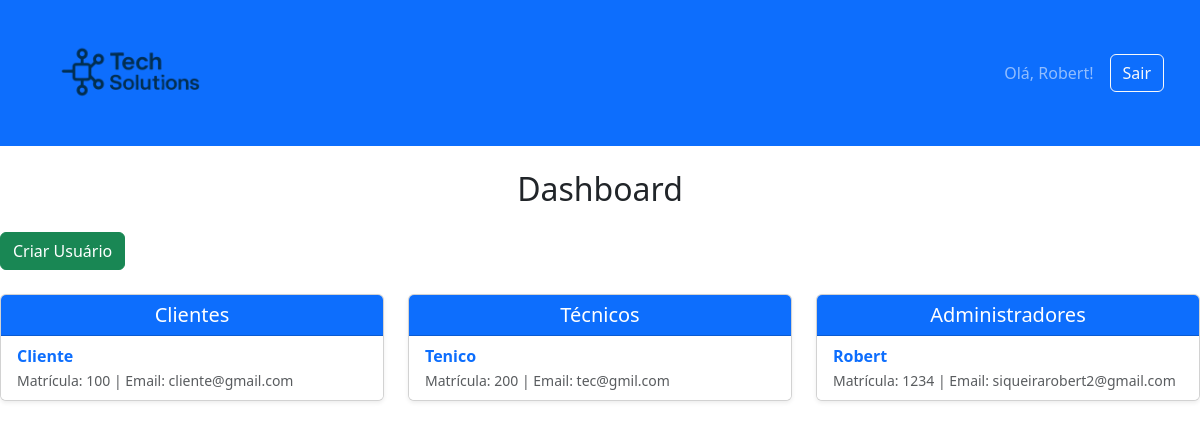
The app's page /dashboard/ (signed in), older data.
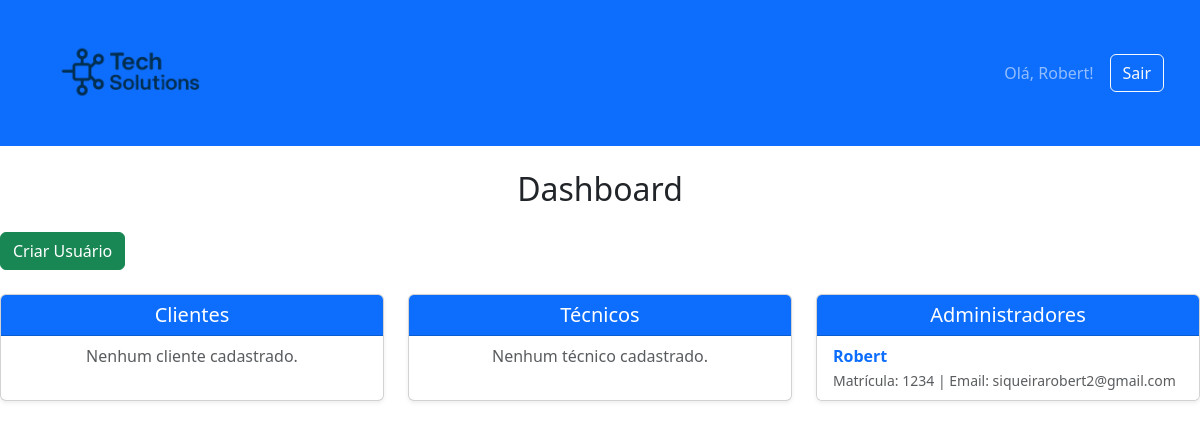
The same page, newer data.
### usuarios/models.py (models this page shows, shortened)
class Usuario(AbstractUser):
    matricula = models.CharField(
        unique=True, max_length=50, verbose_name='Matrícula', blank=True
    )
    tipo_usuario = models.CharField(max_length=20, choices=TIPOS_USUARIO)
    data_cadastro = models.DateField(auto_now_add=True, verbose_name='Data de Cadastro')
    USERNAME_FIELD = 'matricula'
    REQUIRED_FIELDS = ['username', 'password']
    class Meta:
        db_table = 'usuario'
        verbose_name = "Usuário"
        verbose_name_plural = "Usuários"

### usuarios/views.py (the view, shortened to what this page needs)
# urls.py: path('', RedirectView.as_view(url='dashboard')),
@login_required(login_url='/login/')
def dashboard(request):
    usuario = request.user
    is_admin = usuario.tipo_usuario == 'adm' or usuario.is_superuser
    is_tecnico = usuario.tipo_usuario == 'tecnico'
    is_cliente = usuario.tipo_usuario == 'cliente'
    contexto = {
        'is_admin': is_admin,
        'is_tecnico': is_tecnico,
        'is_cliente': is_cliente,
    }
    if is_admin:
        contexto['clientes'] = Usuario.objects.filter(tipo_usuario='cliente')
        contexto['tecnicos'] = Usuario.objects.filter(tipo_usuario='tecnico')
        contexto['administradores'] = Usuario.objects.filter(tipo_usuario='adm')
    if is_cliente:
        contexto['chamados_abertos'] = Chamado.objects.filter(cliente=usuario, status='aberto')
        contexto['chamados_em_atendimento'] = Chamado.objects.filter(cliente=usuario, status='em_atendimento')
        contexto['chamados_fechados'] = Chamado.objects.filter(cliente=usuario, status='fechado')
    return render(request, 'dashboard.html', contexto)

### templates/dashboard.html (shortened to what this page needs)
    {% include "header.html" %}
    <h2 class="text-center my-4">Dashboard</h2>
    {% if is_admin %}
        <div class="mb-4">
            {% include "lista_usuarios.html" %}
        </div>
    {% endif %}
</body>
</html>

### templates/header.html (shortened to what this page needs)
{% load static %}
<!DOCTYPE html>
<html lang="pt-br">
<head>
    <link href="https://cdn.jsdelivr.net/npm/bootstrap@5.3.7/dist/css/bootstrap.min.css" rel="stylesheet">
    <link rel="stylesheet" href="https://cdn.jsdelivr.net/npm/bootstrap-icons@1.11.3/font/bootstrap-icons.min.css">
</head>
<body>
<nav class="navbar navbar-expand-lg navbar-dark bg-primary mb-4">
    <div class="container-fluid">
        <a class="navbar-brand d-flex align-items-center ms-4" href="{% url 'dashboard' %}">
            <img src="{% static 'img/logo.png' %}" alt="Logo" style="height:120px; width:auto; object-fit:contain;">
        </a>
        <div class="d-flex ms-auto align-items-center me-4">
            <span class="navbar-text me-3">
                Olá, {{ user.username }}!
            </span>
            <a href="{% url 'logout' %}" class="btn btn-outline-light">Sair</a>
        </div>
    </div>
</nav>

### templates/lista_usuarios.html
<a href="{% url 'novo_usuario' %}" class="btn btn-success mb-4">Criar Usuário</a>
<div class="row">
    <div class="col-md-4 mb-4">
        <div class="card shadow-sm h-100">
            <div class="card-header bg-primary text-white text-center">
                <h5 class="mb-0">Clientes</h5>
            </div>
            <ul class="list-group list-group-flush">
                {% for cliente in clientes %}
                    <li class="list-group-item">
                        <a href="{% url 'usuario' cliente.matricula %}" class="fw-bold text-decoration-none text-primary">
                            {{ cliente.username }}
                        </a>
                        <br>
                        <span class="text-muted small">
                            Matrícula: {{ cliente.matricula }} | Email: {{ cliente.email }}
                        </span>
                    </li>
                {% empty %}
                    <li class="list-group-item text-center text-muted">Nenhum cliente cadastrado.</li>
                {% endfor %}
            </ul>
        </div>
    </div>
    <div class="col-md-4 mb-4">
        <div class="card shadow-sm h-100">
            <div class="card-header bg-primary text-white text-center">
                <h5 class="mb-0">Técnicos</h5>
            </div>
            <ul class="list-group list-group-flush">
                {% for tecnico in tecnicos %}
                    <li class="list-group-item">
                        <a href="{% url 'usuario' tecnico.matricula %}" class="fw-bold text-decoration-none text-primary">
                            {{ tecnico.username }}
                        </a>
                        <br>
                        <span class="text-muted small">
                            Matrícula: {{ tecnico.matricula }} | Email: {{ tecnico.email }}
                        </span>
                    </li>
                {% empty %}
                    <li class="list-group-item text-center text-muted">Nenhum técnico cadastrado.</li>
                {% endfor %}
            </ul>
        </div>
    </div>
    <div class="col-md-4 mb-4">
        <div class="card shadow-sm h-100">
            <div class="card-header bg-primary text-white text-center">
                <h5 class="mb-0">Administradores</h5>
            </div>
            <ul class="list-group list-group-flush">
                {% for admin in administradores %}
                    <li class="list-group-item">
                        <a href="{% url 'usuario' admin.matricula %}" class="fw-bold text-decoration-none text-primary">
                            {{ admin.username }}
                        </a>
                        <br>
                        <span class="text-muted small">
                            Matrícula: {{ admin.matricula }} | Email: {{ admin.email }}
                        </span>
                    </li>
                {% empty %}
                    <li class="list-group-item text-center text-muted">Nenhum administrador cadastrado.</li>
                {% endfor %}
            </ul>
        </div>
    </div>
</div>

Row changes from the older to the newer data that the page shows:
removed Usuario: username "Cliente", matricula "100", email "cliente@gmail.com", shown under "Clientes"
removed Usuario: username "Tenico", matricula "200", email "tec@gmil.com", shown under "Técnicos"
Text that changed along with them:
text now shown: "Nenhum cliente cadastrado. Nenhum técnico cadastrado."
